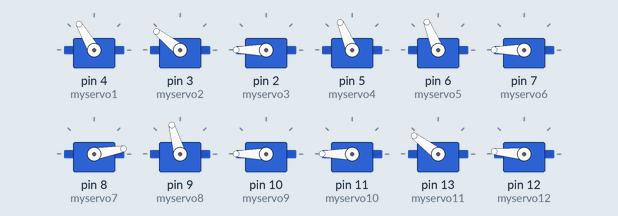
Recording of a sketch running on a simulated Arduino Uno, built for the host (arithmetic inside an expression is 32-bit, double 64-bit). Parts: 12 × servo. What the sketch prints to the serial monitor is not drawn.

Above: at 0.05 s.
At 0.3 s:
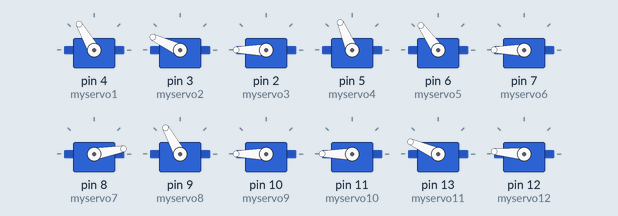
Timing chart, 0 to 3.0 s (numbered marks = the images above):
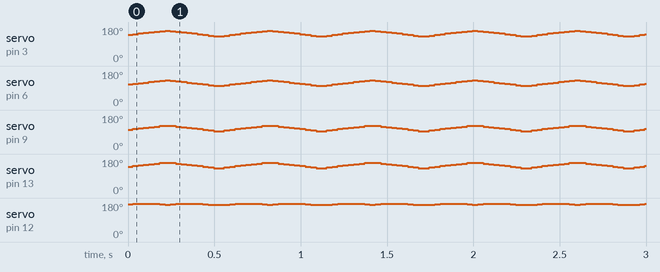

The sketch:

X_Axis_Movement.ino
```cpp
#include <Servo.h>
#include <math.h>
#include <Arduino.h>

Servo myservo1,myservo2;  // create servo object to control a servo
Servo myservo3,myservo4;  // create servo object to control a servo
Servo myservo5,myservo6;  // create servo object to control a servo
Servo myservo7,myservo8;  // create servo object to control a servo
Servo myservo9,myservo10;  // create servo object to control a servo
Servo myservo11,myservo12;  // create servo object to control a servo

int Theta1[3], Theta2[3], Theta3[3];
char val; // initial value of input

double poser1=0;
int poser2=0;


void setup() {
  Serial.begin(9600);
  myservo1.attach(4);  //BR1
  myservo2.attach(3);  //BR2
  myservo3.attach(2);  //BR3
  myservo4.attach(5);  //BL1
  myservo5.attach(6);  //BL2
  myservo6.attach(7);  //BL3
  myservo7.attach(8);  //FR1
  myservo8.attach(9);  //FR2
  myservo9.attach(10); //FR3
  myservo10.attach(11); //FL1
  myservo11.attach(13); //FL2
  myservo12.attach(12);  //FL3
  //Calibrating Theta Positions

  Theta1[0]= theta1_0(0);
  Theta1[1]= theta1_1(0);
  Theta1[2]= theta1_2(0);
  Theta1[3]= theta1_3(0);

  Theta2[0]= theta2_0(0);
  Theta2[1]= theta2_1(0);
  Theta2[2]= theta2_2(0);
  Theta2[3]= theta2_3(0);

  Theta3[0]= theta3_0(0);
  Theta3[1]= theta3_1(0);
  Theta3[2]= theta3_2(0);
  Theta3[3]= theta3_3(0);

  myservo10.write(Theta1[0]);
  myservo7.write(Theta1[1]);
  myservo1.write(Theta1[2]);
  myservo4.write(Theta1[3]);

  //Second
  myservo11.write(Theta2[0]);
  myservo8.write(Theta2[1]);
  myservo2.write(Theta2[2]);
  myservo5.write(Theta2[3]);

  //Third
  myservo12.write(Theta3[0]);
  myservo9.write(Theta3[1]);
  myservo3.write(Theta3[2]);
  myservo6.write(Theta3[3]);


}

void loop() {
//  if (Serial.available()) {
//    Serial.println("Enter a Option (q,a <---> w,s)");
//    val = Serial.read();
//    if (val == 'q')  {
//      poser1 += 0.5;
//      X_axis(poser1, 9);
//    }
//    if (val == 'a')  {
//      poser1 -= 0.5;
//      X_axis(poser1, 9);
//    }
//    Serial.println(poser1);
//}
  double z=-2.5;
  for (int i=0;z<2; i++)
  {
    X_axis(z,9);
    z=z+0.5;
  }
    for (int i=0; z>-3;i++)
  {
    X_axis(z,9);
    z=z-0.5;
  }
}

void X_axis(double x, double z)
{
  double l1 = 6.5;
  double l2 = 5.5;

  double theta2a = atan2(x,z);
  double z_new = sqrt((z*z)+(x*x));
  double theta2b = theta2a + acos( ((l1*l1)+(z_new*z_new)-(l2*l2))/(2*l1*z_new));
  double theta2 = (theta2b*(180/PI));


  double theta3a = PI- acos(((l2*l2)+(l1*l1)-(z_new*z_new))/(2*l1*l2));
  double theta3 = theta3a*(180/PI);

  if(theta2>-110 && theta2<110){
  if(theta3>-150 && theta3<150){
       //Set angles
        myservo11.write(theta2_0(theta2));
        myservo8.write(theta2_1(theta2));
        myservo2.write(theta2_2(theta2));
        myservo5.write(theta2_3(theta2));

        myservo12.write(theta3_0(theta3));
        myservo9.write(theta3_1(theta3));
        myservo3.write(theta3_2(theta3));
        myservo6.write(theta3_3(theta3));

      }else{}
    }
    else{}

    Serial.print("Theta1: ");
    Serial.println(theta2);
    Serial.print("Theta2: ");
    Serial.println(theta3);

}

int theta1_0(int theta)
{
  theta=180+theta;
  return theta;
}
int theta1_1(int theta)
{
  theta=10+theta;
  return theta;
}
int theta1_2(int theta)
{
  theta=120+theta;
  return theta;
}
int theta1_3(int theta)
{
  theta=70+theta;
  return theta;
}
int theta2_0(int theta)
{
  theta=113+theta;
  return theta;
}
int theta2_1(int theta)
{
  theta=76+theta;
  return theta;
}
int theta2_2(int theta)
{
  theta=112+theta;
  return theta;
}
int theta2_3(int theta)
{
  theta=82+theta;
  return theta;
}
int theta3_0(int theta)
{
  theta=93+theta;
  return theta;
}
int theta3_1(int theta)
{
  theta=106+theta;
  return theta;
}
int theta3_2(int theta)
{
  theta=129+theta;
  return theta;
}
int theta3_3(int theta)
{
  theta=105+theta;
  return theta;
}
```

Measured:
- by itself, servo on pin 12 (myservo12): repeats every 0.59 s: 176° 0.03 s, 175° 0.06 s, 174° 0.03 s, 172° 0.03 s, 174° 0.03 s, 175° 0.06 s, 176° 0.03 s, 175° 0.06 s, 174° 0.03 s, 172° 0.03 s, 171° 0.06 s, 172° 0.03 s, 174° 0.03 s, 175° 0.06 s
- by itself, servo on pin 9 (myservo8): repeats every 0.59 s: 110° 0.03 s, 113° 0.03 s, 116° 0.03 s, 119° 0.03 s, 122° 0.03 s, 124° 0.03 s, 122° 0.03 s, 119° 0.03 s, 116° 0.03 s, 113° 0.03 s, 110° 0.03 s, 106° 0.03 s, 103° 0.03 s, 99° 0.03 s, 95° 0.06 s, 99° 0.03 s, 103° 0.03 s, 106° 0.03 s
